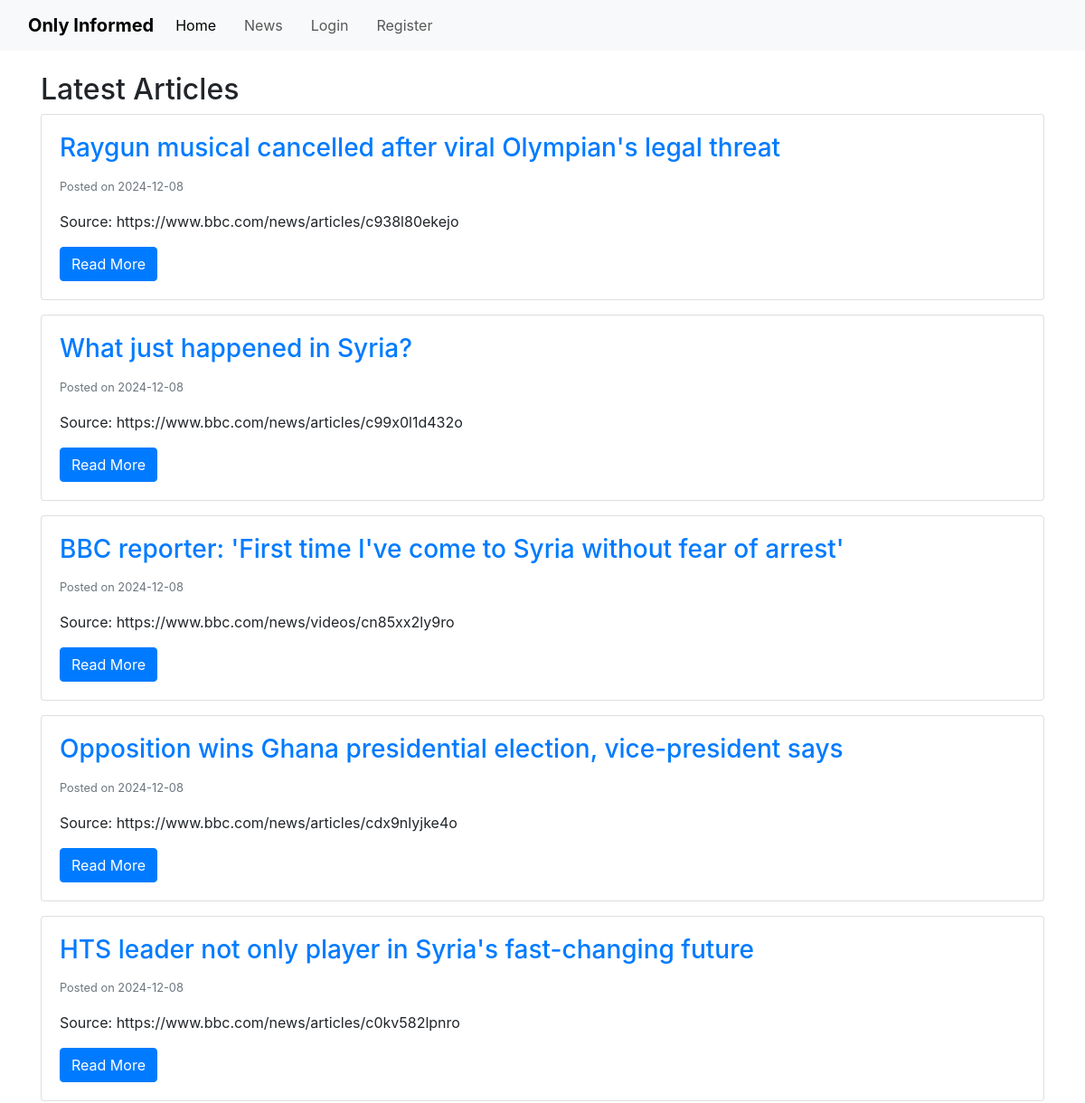
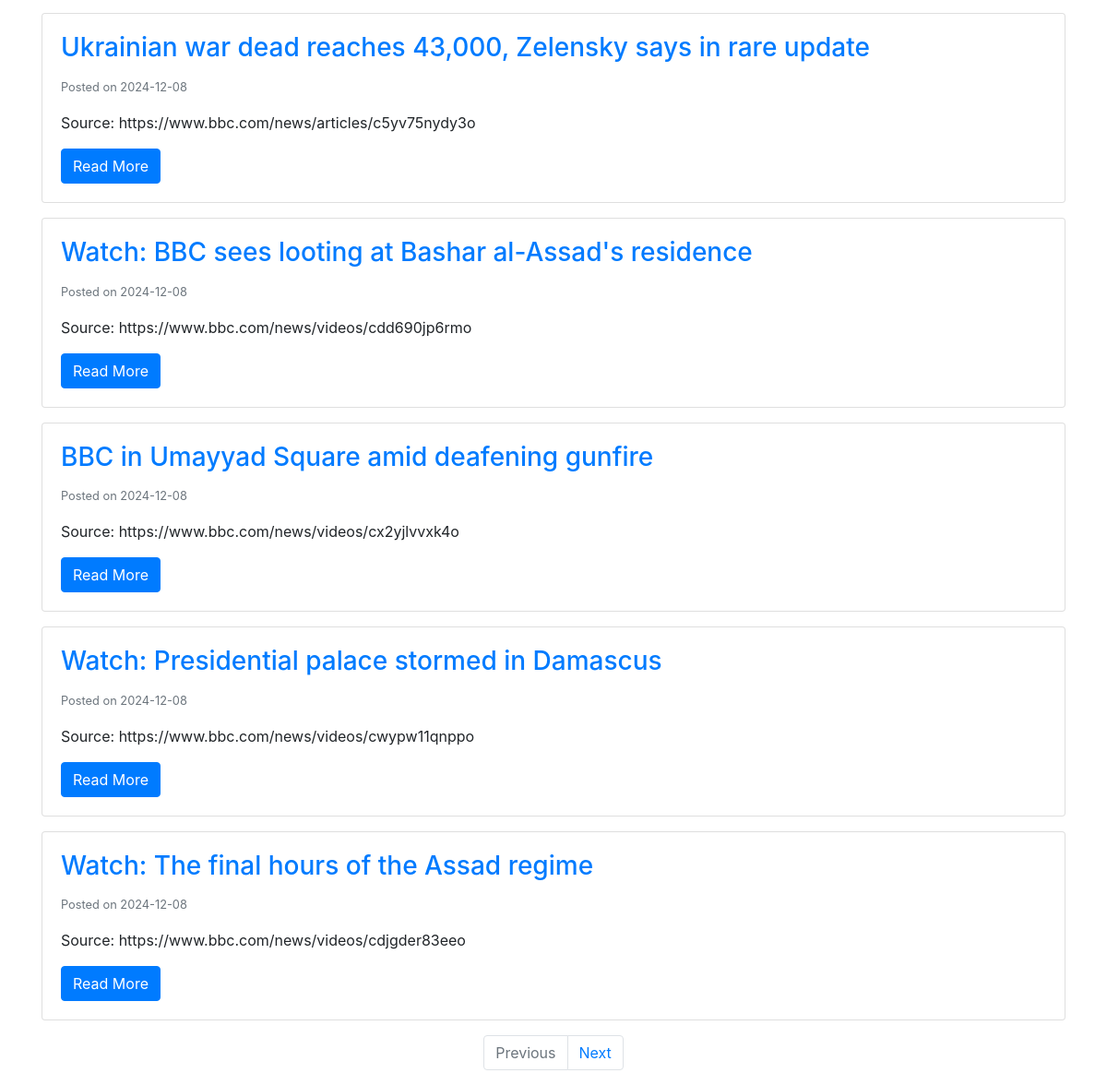
The page /articles on the database its author committed (2 pictures, top to bottom).
### app/models.py (models this page shows, shortened)
class Article(db.Model):
    __tablename__ = 'article'
    id = db.Column(db.Integer, primary_key=True)
    title = db.Column(db.String(250), nullable=False, unique=True)
    content = db.Column(db.Text, nullable=False)
    source = db.Column(db.String(200), nullable=False)
    date_posted = db.Column(db.DateTime, nullable=False, default=datetime.now(timezone.utc))
    quiz = db.relationship('Quiz', uselist=False, backref='article')  # uselist=False indicates a 1-to-1 relationship with quiz
    comments = db.relationship('Comment', backref='article', lazy=True)

### app/routes.py (the view)
@app.route('/articles')
def articles():
    page = request.args.get('page', 1, type=int)
    articles = Article.query.order_by(Article.date_posted.desc()).paginate(page=page, per_page=10)
    return render_template('articles.html', articles=articles)

### app/__init__.py (called while the page is built)
@app.context_processor
def utility_processor():
    return dict(user_has_passed_quiz=user_has_passed_quiz)

### app/templates/articles.html (shortened to what this page needs)
{% extends "base.html" %}
{% block content %}
<h2>Latest Articles</h2>
{% for article in articles.items %}
    <div class="card mb-3">
        <div class="card-body">
            <h3 class="card-title">
                <a href="{{ url_for('article', article_id=article.id) }}">{{ article.title }}</a>
            </h3>
            <p class="card-text"><small class="text-muted">Posted on {{ article.date_posted.strftime('%Y-%m-%d') }}</small></p>
            <p class="card-text">Source: {{ article.source }}</p>
            <a href="{{ url_for('article', article_id=article.id) }}" class="btn btn-primary">Read More</a>
        </div>
    </div>
{% else %}
    <p>No articles available.</p>
{% endfor %}
<nav aria-label="Page navigation">
    <ul class="pagination justify-content-center">
        {% if articles.has_prev %}
            <li class="page-item">
                <a class="page-link" href="{{ url_for('articles', page=articles.prev_num) }}">Previous</a>
            </li>
        {% else %}
            <li class="page-item disabled">
                <a class="page-link" href="#">Previous</a>
            </li>
        {% endif %}
        {% if articles.has_next %}
            <li class="page-item">
                <a class="page-link" href="{{ url_for('articles', page=articles.next_num) }}">Next</a>
            </li>
        {% else %}
            <li class="page-item disabled">
                <a class="page-link" href="#">Next</a>
            </li>
        {% endif %}
    </ul>
</nav>
{% endblock %}

### app/templates/base.html (shortened to what this page needs)
<!DOCTYPE html>
<html lang="en">
    <head>
        <link rel="stylesheet" href="{{ url_for('static', filename='css/style.css') }}">
        <link href="https://cdn.jsdelivr.net/npm/bootstrap@5.3.3/dist/css/bootstrap.min.css" rel="stylesheet">
        <link rel="stylesheet" href="https://maxcdn.bootstrapcdn.com/bootstrap/4.0.0/css/bootstrap.min.css">
        <link rel="stylesheet" href="https://use.fontawesome.com/releases/v5.15.4/css/all.css">
    </head>
    <body>
        <nav class="navbar navbar-expand-lg bg-body-tertiary">
            <div class="container-fluid">
              <a class="navbar-brand" href="{{ url_for('home') }}">Only Informed</a>
              <div class="collapse navbar-collapse" id="navbarSupportedContent">
                <ul class="navbar-nav me-auto mb-2 mb-lg-0">
                  {% if current_user.is_authenticated %}
                    <li class="nav-item">
                        <a class="nav-link active" aria-current="page" href="{{ url_for('home') }}">Home</a>
                    </li>
                    <li class="nav-item">
                        <a class="nav-link" href="{{ url_for('articles') }}">News</a>
                    </li>
                    <li class="nav-item">
                        <a class="nav-link" href="{{ url_for('logout') }}">Logout</a>
                    </li>
                  {% else %}
                    <li class="nav-item">
                        <a class="nav-link active" aria-current="page" href="{{ url_for('home') }}">Home</a>
                    </li>
                    <li class="nav-item">
                        <a class="nav-link" href="{{ url_for('articles') }}">News</a>
                    </li>
                    <li class="nav-item">
                        <a class="nav-link" href="{{ url_for('login') }}">Login</a>
                    </li>
                    <li class="nav-item">
                        <a class="nav-link" href="{{ url_for('register') }}">Register</a>
                    </li>
                  {% endif %}
                </ul>
              </div>
            </div>
        </nav>
        <div class="container mt-4">
            {% block content %}{% endblock %}
        </div>
    </body>
</html>

### app/static/css/style.css (style rules this page uses)
body { font-family: Arial, sans-serif; margin-top: 70px; }
.navbar-brand { font-weight: bold; }
.navbar-nav .nav-link { margin-right: 15px; }
.container { max-width: 960px; }

### rows shown on the page
Article: title "Raygun musical cancelled after viral Olympian's legal threat", date_posted "2024-12-08", source "https://www.bbc.com/news/articles/c938l80ekejo"
Article: title "What just happened in Syria?", date_posted "2024-12-08", source "https://www.bbc.com/news/articles/c99x0l1d432o"
Article: title "BBC reporter: 'First time I've come to Syria without fear of arrest'", date_posted "2024-12-08", source "https://www.bbc.com/news/videos/cn85xx2ly9ro"
Article: title "Opposition wins Ghana presidential election, vice-president says", date_posted "2024-12-08", source "https://www.bbc.com/news/articles/cdx9nlyjke4o"
Article: title "HTS leader not only player in Syria's fast-changing future", date_posted "2024-12-08", source "https://www.bbc.com/news/articles/c0kv582lpnro"
Article: title "Ukrainian war dead reaches 43,000, Zelensky says in rare update", date_posted "2024-12-08", source "https://www.bbc.com/news/articles/c5yv75nydy3o"
Article: title "Watch: BBC sees looting at Bashar al-Assad's residence", date_posted "2024-12-08", source "https://www.bbc.com/news/videos/cdd690jp6rmo"
Article: title "BBC in Umayyad Square amid deafening gunfire", date_posted "2024-12-08", source "https://www.bbc.com/news/videos/cx2yjlvvxk4o"
Article: title "Watch: Presidential palace stormed in Damascus", date_posted "2024-12-08", source "https://www.bbc.com/news/videos/cwypw11qnppo"
Article: title "Watch: The final hours of the Assad regime", date_posted "2024-12-08", source "https://www.bbc.com/news/videos/cdjgder83eeo"
